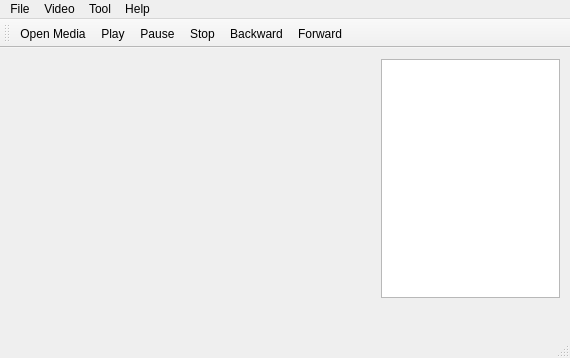
<?xml version="1.0" encoding="UTF-8"?>
<ui version="4.0">
 <class>MainWindow</class>
 <widget class="QMainWindow" name="MainWindow">
  <property name="windowModality">
   <enum>Qt::NonModal</enum>
  </property>
  <property name="geometry">
   <rect>
    <x>0</x>
    <y>0</y>
    <width>570</width>
    <height>358</height>
   </rect>
  </property>
  <property name="sizePolicy">
   <sizepolicy hsizetype="Preferred" vsizetype="Preferred">
    <horstretch>0</horstretch>
    <verstretch>0</verstretch>
   </sizepolicy>
  </property>
  <property name="mouseTracking">
   <bool>false</bool>
  </property>
  <property name="windowTitle">
   <string>J Media Player</string>
  </property>
  <property name="tabShape">
   <enum>QTabWidget::Rounded</enum>
  </property>
  <widget class="QWidget" name="centralWidget">
   <widget class="QWidget" name="horizontalLayoutWidget">
    <property name="geometry">
     <rect>
      <x>0</x>
      <y>0</y>
      <width>371</width>
      <height>261</height>
     </rect>
    </property>
    <layout class="QHBoxLayout" name="horizontal_Layout1"/>
   </widget>
   <widget class="QWidget" name="horizontalLayoutWidget_2">
    <property name="geometry">
     <rect>
      <x>370</x>
      <y>0</y>
      <width>201</width>
      <height>261</height>
     </rect>
    </property>
    <layout class="QHBoxLayout" name="horizontal_Layout2">
     <item>
      <widget class="QListWidget" name="listWidget"/>
     </item>
    </layout>
   </widget>
   <zorder>horizontalLayoutWidget</zorder>
   <zorder>horizontalLayoutWidget_2</zorder>
   <zorder>listWidget</zorder>
  </widget>
  <widget class="QMenuBar" name="menuBar">
   <property name="geometry">
    <rect>
     <x>0</x>
     <y>0</y>
     <width>570</width>
     <height>27</height>
    </rect>
   </property>
   <widget class="QMenu" name="menuFile">
    <property name="title">
     <string>File</string>
    </property>
    <addaction name="actionOpen"/>
    <addaction name="actionOpen_Media_Folder"/>
   </widget>
   <widget class="QMenu" name="menuVideo">
    <property name="title">
     <string>Video</string>
    </property>
    <addaction name="actionPlay"/>
    <addaction name="actionPause"/>
    <addaction name="actionStop"/>
   </widget>
   <widget class="QMenu" name="menuTool">
    <property name="title">
     <string>Tool</string>
    </property>
   </widget>
   <widget class="QMenu" name="menuHelp">
    <property name="title">
     <string>Help</string>
    </property>
   </widget>
   <addaction name="menuFile"/>
   <addaction name="menuVideo"/>
   <addaction name="menuTool"/>
   <addaction name="menuHelp"/>
  </widget>
  <widget class="QToolBar" name="mainToolBar">
   <property name="cursor">
    <cursorShape>CrossCursor</cursorShape>
   </property>
   <property name="mouseTracking">
    <bool>false</bool>
   </property>
   <property name="windowTitle">
    <string>JPlayer</string>
   </property>
   <property name="autoFillBackground">
    <bool>false</bool>
   </property>
   <property name="styleSheet">
    <string notr="true"/>
   </property>
   <attribute name="toolBarArea">
    <enum>TopToolBarArea</enum>
   </attribute>
   <attribute name="toolBarBreak">
    <bool>false</bool>
   </attribute>
   <addaction name="actionOpen"/>
   <addaction name="actionPlay"/>
   <addaction name="actionPause"/>
   <addaction name="actionStop"/>
   <addaction name="actionBackward"/>
   <addaction name="actionForward"/>
  </widget>
  <widget class="QStatusBar" name="statusBar"/>
  <action name="actionOpen">
   <property name="icon">
    <iconset resource="resources.qrc">
     <normaloff>:/images/icons/mp3.png</normaloff>:/images/icons/mp3.png</iconset>
   </property>
   <property name="text">
    <string>Open Media</string>
   </property>
   <property name="toolTip">
    <string>&lt;html&gt;&lt;head/&gt;&lt;body&gt;&lt;p&gt;&lt;span style=&quot; font-weight:600;&quot;&gt;Open a File&lt;/span&gt;&lt;/p&gt;&lt;/body&gt;&lt;/html&gt;</string>
   </property>
  </action>
  <action name="actionPlay">
   <property name="icon">
    <iconset resource="resources.qrc">
     <normaloff>:/images/icons/play.png</normaloff>:/images/icons/play.png</iconset>
   </property>
   <property name="text">
    <string>Play</string>
   </property>
   <property name="toolTip">
    <string>Play</string>
   </property>
  </action>
  <action name="actionPause">
   <property name="icon">
    <iconset resource="resources.qrc">
     <normaloff>:/images/icons/pause.png</normaloff>:/images/icons/pause.png</iconset>
   </property>
   <property name="text">
    <string>Pause</string>
   </property>
   <property name="toolTip">
    <string>Pause</string>
   </property>
  </action>
  <action name="actionStop">
   <property name="icon">
    <iconset resource="resources.qrc">
     <normaloff>:/images/icons/016-stop.png</normaloff>:/images/icons/016-stop.png</iconset>
   </property>
   <property name="text">
    <string>Stop</string>
   </property>
   <property name="toolTip">
    <string>Stop</string>
   </property>
  </action>
  <action name="actionForward">
   <property name="icon">
    <iconset resource="resources.qrc">
     <normaloff>:/images/icons/031-button-4.png</normaloff>:/images/icons/031-button-4.png</iconset>
   </property>
   <property name="text">
    <string>Forward</string>
   </property>
   <property name="toolTip">
    <string>Forward</string>
   </property>
  </action>
  <action name="actionBackward">
   <property name="icon">
    <iconset resource="resources.qrc">
     <normaloff>:/images/icons/035-button.png</normaloff>:/images/icons/035-button.png</iconset>
   </property>
   <property name="text">
    <string>Backward</string>
   </property>
   <property name="toolTip">
    <string>Backward</string>
   </property>
  </action>
  <action name="actionOpen_Media_Folder">
   <property name="text">
    <string>Open Media Folder</string>
   </property>
   <property name="toolTip">
    <string>Open Media Folder(Playlist)</string>
   </property>
  </action>
 </widget>
 <layoutdefault spacing="6" margin="11"/>
 <resources>
  <include location="resources.qrc"/>
 </resources>
 <connections/>
</ui>
